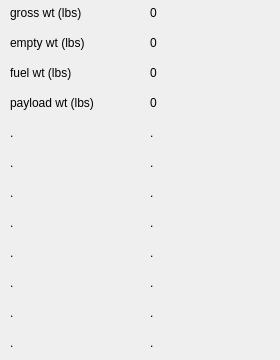
    <widget class="QWidget" name="tab_6">
     <attribute name="title">
      <string>Wt/Bal</string>
     </attribute>
     <widget class="QLabel" name="dataLabel_103">
      <property name="geometry">
       <rect>
        <x>150</x>
        <y>184</y>
        <width>121</width>
        <height>17</height>
       </rect>
      </property>
      <property name="text">
       <string>.</string>
      </property>
     </widget>
     <widget class="QLabel" name="dataLabel_106">
      <property name="geometry">
       <rect>
        <x>150</x>
        <y>274</y>
        <width>121</width>
        <height>17</height>
       </rect>
      </property>
      <property name="text">
       <string>.</string>
      </property>
     </widget>
     <widget class="QLabel" name="outputlabel_61">
      <property name="geometry">
       <rect>
        <x>10</x>
        <y>274</y>
        <width>111</width>
        <height>17</height>
       </rect>
      </property>
      <property name="text">
       <string>.</string>
      </property>
     </widget>
     <widget class="QLabel" name="outputlabel_62">
      <property name="geometry">
       <rect>
        <x>10</x>
        <y>94</y>
        <width>111</width>
        <height>17</height>
       </rect>
      </property>
      <property name="text">
       <string>payload wt (lbs)</string>
      </property>
     </widget>
     <widget class="QLabel" name="dataLabel_107">
      <property name="geometry">
       <rect>
        <x>150</x>
        <y>304</y>
        <width>121</width>
        <height>17</height>
       </rect>
      </property>
      <property name="text">
       <string>.</string>
      </property>
     </widget>
     <widget class="QLabel" name="dataLabel_98">
      <property name="geometry">
       <rect>
        <x>150</x>
        <y>34</y>
        <width>121</width>
        <height>17</height>
       </rect>
      </property>
      <property name="text">
       <string>0</string>
      </property>
     </widget>
     <widget class="QLabel" name="outputlabel_63">
      <property name="geometry">
       <rect>
        <x>10</x>
        <y>4</y>
        <width>111</width>
        <height>17</height>
       </rect>
      </property>
      <property name="text">
       <string>gross wt (lbs)</string>
      </property>
     </widget>
     <widget class="QLabel" name="outputlabel_64">
      <property name="geometry">
       <rect>
        <x>10</x>
        <y>124</y>
        <width>111</width>
        <height>17</height>
       </rect>
      </property>
      <property name="text">
       <string>.</string>
      </property>
     </widget>
     <widget class="QLabel" name="outputlabel_65">
      <property name="geometry">
       <rect>
        <x>10</x>
        <y>184</y>
        <width>111</width>
        <height>17</height>
       </rect>
      </property>
      <property name="text">
       <string>.</string>
      </property>
     </widget>
     <widget class="QLabel" name="outputlabel_66">
      <property name="geometry">
       <rect>
        <x>10</x>
        <y>304</y>
        <width>111</width>
        <height>17</height>
       </rect>
      </property>
      <property name="text">
       <string>.</string>
      </property>
     </widget>
     <widget class="QLabel" name="outputlabel_67">
      <property name="geometry">
       <rect>
        <x>10</x>
        <y>154</y>
        <width>111</width>
        <height>17</height>
       </rect>
      </property>
      <property name="text">
       <string>.</string>
      </property>
     </widget>
     <widget class="QLabel" name="dataLabel_102">
      <property name="geometry">
       <rect>
        <x>150</x>
        <y>154</y>
        <width>121</width>
        <height>17</height>
       </rect>
      </property>
      <property name="text">
       <string>.</string>
      </property>
     </widget>
     <widget class="QLabel" name="dataLabel_101">
      <property name="geometry">
       <rect>
        <x>150</x>
        <y>124</y>
        <width>121</width>
        <height>17</height>
       </rect>
      </property>
      <property name="text">
       <string>.</string>
      </property>
     </widget>
     <widget class="QLabel" name="outputlabel_68">
      <property name="geometry">
       <rect>
        <x>10</x>
        <y>64</y>
        <width>111</width>
        <height>17</height>
       </rect>
      </property>
      <property name="text">
       <string>fuel wt (lbs)</string>
      </property>
     </widget>
     <widget class="QLabel" name="outputlabel_69">
      <property name="geometry">
       <rect>
        <x>10</x>
        <y>244</y>
        <width>111</width>
        <height>17</height>
       </rect>
      </property>
      <property name="text">
       <string>.</string>
      </property>
     </widget>
     <widget class="QLabel" name="outputlabel_70">
      <property name="geometry">
       <rect>
        <x>10</x>
        <y>34</y>
        <width>111</width>
        <height>17</height>
       </rect>
      </property>
      <property name="text">
       <string>empty wt (lbs)</string>
      </property>
     </widget>
     <widget class="QLabel" name="dataLabel_104">
      <property name="geometry">
       <rect>
        <x>150</x>
        <y>214</y>
        <width>121</width>
        <height>17</height>
       </rect>
      </property>
      <property name="text">
       <string>.</string>
      </property>
     </widget>
     <widget class="QLabel" name="dataLabel_105">
      <property name="geometry">
       <rect>
        <x>150</x>
        <y>244</y>
        <width>121</width>
        <height>17</height>
       </rect>
      </property>
      <property name="text">
       <string>.</string>
      </property>
     </widget>
     <widget class="QLabel" name="dataLabel_108">
      <property name="geometry">
       <rect>
        <x>150</x>
        <y>334</y>
        <width>121</width>
        <height>17</height>
       </rect>
      </property>
      <property name="text">
       <string>.</string>
      </property>
     </widget>
     <widget class="QLabel" name="dataLabel_97">
      <property name="geometry">
       <rect>
        <x>150</x>
        <y>4</y>
        <width>121</width>
        <height>17</height>
       </rect>
      </property>
      <property name="text">
       <string>0</string>
      </property>
     </widget>
     <widget class="QLabel" name="outputlabel_71">
      <property name="geometry">
       <rect>
        <x>10</x>
        <y>214</y>
        <width>101</width>
        <height>17</height>
       </rect>
      </property>
      <property name="text">
       <string>.</string>
      </property>
     </widget>
     <widget class="QLabel" name="outputlabel_72">
      <property name="geometry">
       <rect>
        <x>10</x>
        <y>334</y>
        <width>111</width>
        <height>17</height>
       </rect>
      </property>
      <property name="text">
       <string>.</string>
      </property>
     </widget>
     <widget class="QLabel" name="dataLabel_100">
      <property name="geometry">
       <rect>
        <x>150</x>
        <y>94</y>
        <width>121</width>
        <height>17</height>
       </rect>
      </property>
      <property name="text">
       <string>0</string>
      </property>
     </widget>
     <widget class="QLabel" name="dataLabel_99">
      <property name="geometry">
       <rect>
        <x>150</x>
        <y>64</y>
        <width>121</width>
        <height>17</height>
       </rect>
      </property>
      <property name="text">
       <string>0</string>
      </property>
     </widget>
    </widget>
